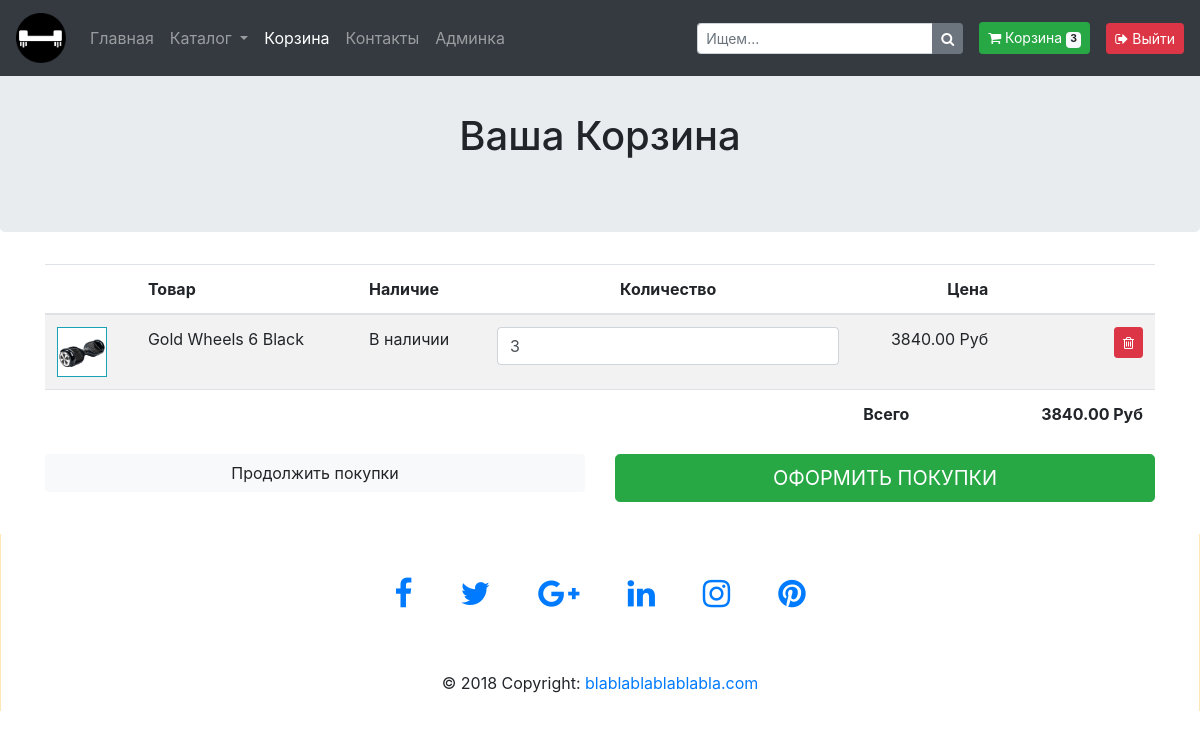
Page /basket/ (signed in) on the committed database.
### basketapp/models.py (models this page shows)
class Basket(models.Model):
    product = models.ForeignKey(Catalogue, on_delete=models.CASCADE, related_name='basket')
    user = models.ForeignKey(settings.AUTH_USER_MODEL, on_delete=models.CASCADE)
    quantity = models.PositiveIntegerField(verbose_name='количество', default=0)
    add_datetime = models.DateTimeField(verbose_name='время', auto_now_add=True)
    def _get_total_quantity(self):
        _items = Basket.objects.filter(user=self.user)
        return sum(list(map(lambda x: x.quantity, _items)))
    def _get_total_price(self, old=False):
        _items = Basket.objects.filter(user=self.user)
        if old:
            _total_price = sum(list(map(lambda x: x.product.old_price * x.quantity, _items)))
        else:
            _total_price = sum(list(map(lambda x: x.product.price * x.quantity, _items)))
        return _total_price
    def _get_total_old_price(self):
        temp = self._get_total_price(old=True)
        if not temp:
            temp = self._get_total_price()
        return temp
    total_quantity = property(_get_total_quantity)
    total_price = property(_get_total_price)
    total_old_price = property(_get_total_old_price)

### authapp/models.py (models this page shows)
class ShopUser(AbstractUser):
    profile_pic = models.ImageField(verbose_name='изображение профиля', upload_to='profiles_pic', blank=True)
    age = models.PositiveSmallIntegerField(verbose_name='возраст')

### mainapp/models.py (models this page shows, shortened)
class Catalogue(models.Model):
    category = models.ForeignKey(ProductCategory, on_delete=models.CASCADE)
    name = models.CharField(verbose_name="Название продукта", max_length=200, unique=True)
    image = models.ImageField(verbose_name="Изображение продукта", upload_to='products_images', blank=True)
    short_desc = models.CharField(verbose_name="Краткое описание", max_length=60, blank=True)
    description = models.TextField(verbose_name="Детальное описание", blank=True)
    price = models.DecimalField(verbose_name="Текущая цена", max_digits=8, decimal_places=2, default=0)
    old_price = models.DecimalField(verbose_name="Старая цена", max_digits=8, decimal_places=2, default=0)
    sale = models.PositiveIntegerField(verbose_name="Скида", default=0)
    new_product = models.BooleanField(verbose_name="Новый товар", default=False)
    storage = models.PositiveIntegerField(verbose_name="Остатки на складе", default=0)

### basketapp/views.py (the view)
# urls.py: path('', basket, name='main'),
@login_required
def basket(request):
    context = {
        'title': 'корзина'
    }
    context.update(get_cart(request))
    return render(request, 'basketapp/basket.html', context)

### basketapp/templatetags/mult.py (called while the page is built)
@register.simple_tag()
def multiply(qty, unit_price, *args, **kwargs):
    return qty * unit_price

### basketapp/views.py (called while the page is built)
def get_cart(request):
    cart = []
    if request.user.is_authenticated:
        cart = Basket.objects.filter(user=request.user)
    common_data.update({'cart': cart})
    return common_data

### basketapp/templates/basketapp/basket.html (shortened to what this page needs)
{% extends 'mainapp/base.html' %}
{% load staticfiles %}
{% block mainsite %}
{% include 'mainapp/include/inc__navigation_menu.html/'%}
<br>
<br>
<section class="jumbotron text-center">
    <div class="container">
        <h1 class="jumbotron-heading">Ваша Корзина</h1>
    </div>
</section>
<div class="container mb-4">
    <div class="row">
        <div class="col-12 basket_list">
        {% include 'basketapp/include/basket_list.html/'%}
        <div class="col mb-2">
            <div class="row">
                <div class="col-sm-12  col-md-6">
                    <button class="btn btn-block btn-light">Продолжить покупки</button>
                </div>
                <div class="col-sm-12 col-md-6 text-right">
                    <button class="btn btn-lg btn-block btn-success text-uppercase">Оформить покупки</button>
                </div>
            </div>
        </div>
    </div>
</div>
{% endblock %}

### mainapp/templates/mainapp/include/inc__navigation_menu.html (shortened to what this page needs)
{% load staticfiles %}
<nav class="navbar navbar-expand-md navbar-dark bg-dark nav_padding fixed-top">
    <a class="navbar-brand" href="{% url 'index' %}">
        <img src="{% static 'img/hover_board.png' %}" width="50" height="50" alt="">
    </a>
    <div class="collapse navbar-collapse" id="navbarNavAltMarkup">
        <div class="navbar-nav">
            <a class="nav-item nav-link {% if request.resolver_match.url_name == 'index'%} active {% endif %}"
               href="{% url 'index' %}">
                Главная
            </a>
            <li class="nav-item dropdown">
                <a class="nav-link dropdown-toggle
                        "
                   href="#" id="navbarDropdownMenuLink" data-toggle="dropdown"
                   aria-haspopup="true" aria-expanded="false">
                    Каталог
                </a>
            </li>
            <a class="nav-item nav-link {% if request.resolver_match.namespaces.0 == 'basket'%} active {% endif %}"
               href="{% url 'basket:main' %}">Корзина</a>
            <a class="nav-item nav-link {% if request.resolver_match.url_name == 'contacts'%} active {% endif %}"
               href="#">Контакты</a>
            {% if user.is_superuser %}
            <a class="nav-item nav-link"
               href="{% url 'admin:users' %}">Админка</a>
            {% endif %}
        </div>
    </div>
    <form class="form-inline my-2 my-lg-0">
        <div class="input-group input-group-sm">
            <input type="text" class="form-control" aria-label="Small" aria-describedby="inputGroup-sizing-sm"
                   placeholder="Ищем...">
            <div class="input-group-append">
                <button type="button" class="btn btn-secondary btn-number">
                    <i class="fa fa-search"></i>
                </button>
            </div>
        </div>
        <a class="btn btn-success btn-sm ml-3" href="{% url 'basket:main' %}">
            <i class="fa fa-shopping-cart"></i> Корзина
            <span class="badge badge-light">{% if cart %} {{ cart.0.total_quantity }} {% else %} 0 {% endif %}</span>
        </a>
        {% if user.is_authenticated %}
        <a class="btn btn-danger btn-sm ml-3" href="{% url 'auth:logout' %}">
            <i class="fa fa-sign-out"></i> Выйти
        </a>
        {% else %}
        <a class="btn btn-success btn-sm ml-3" href="{% url 'auth:auth' %}">
            <i class="fa fa-sign-in"></i> Войти
        </a>
        {% endif %}
    </form>
</nav>

### basketapp/templates/basketapp/include/basket_list.html
{% load staticfiles %}
{% load mult %}
<div class="table-responsive">
    <table class="table table-striped">
        <thead>
        <tr>
            <th scope="col"></th>
            <th scope="col">Товар</th>
            <th scope="col">Наличие</th>
            <th scope="col" class="text-center">Количество</th>
            <th scope="col" class="text-right">Цена</th>
            <th></th>
        </tr>
        </thead>
        <tbody>
        {% for item in cart %}
        <tr class="basket_rows">
            <td><img class="border border-info" style="height: 50px" src="/media/{{ item.product.image }}"/>
            </td>
            <td>{{ item.product.name }}</td>
            <td>В наличии</td>
            <td><input class="form-control" name="{{ item.product.id }}" type="number" min="1"
                       value="{{ item.quantity }}"></td>
            <td class="text-right">{% multiply item.product.price item.quantity %} Руб</td>
            <td class="text-right">
                <a href="{% url 'basket:remove' item.product.id %}" class="btn btn-sm btn-danger">
                    <i class="fa fa-trash-o"></i>
                </a>
            </td>
        </tr>
        {% endfor %}
        <tr>
            <td></td>
            <td></td>
            <td></td>
            <td></td>
            <td><strong>Всего</strong></td>
            <td class="text-right"><strong>{% if cart %} {{ cart.0.total_price }} {% else %} 0 {% endif %}
                Руб</strong></td>
        </tr>
        </tbody>
    </table>
</div>
</div>

### static/css/style.css (style rules this page uses)
body, html { height: 100%; }
.nav_padding { margin-bottom: 5rem; }

### rows in the picture
Basket: user+quantity "3", product.image (picture), product.name "Gold Wheels 6 Black", quantity "3", product+quantity "3840.00", user+product+quantity "3840.00"
